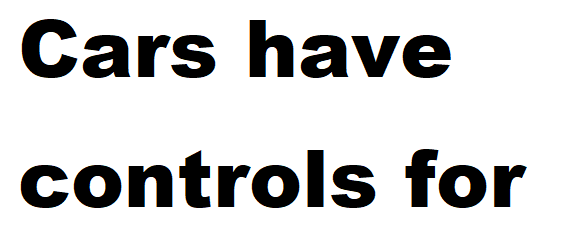
#> input picture Static/file4.png, 567 x 252 px
$ jupyter execute cropping.ipynb
#> lines starting #> are read from the running program, lines starting #| are printed output that depends on the picture; after the words box and inside, x2 and y2 are one past the last pixel; in counts of white or black regions, pixels touching at a corner belong together
[cell 1]
import numpy as np
import cv2
img = cv2.imread("Static/file4.png")
#> img is the input picture: shape (252, 567, 3); mean B, G, R 212.4, 212.5, 212.4
  # Read in the image and convert to grayscale
img = img[:-20, :-20]  # Perform pre-cropping
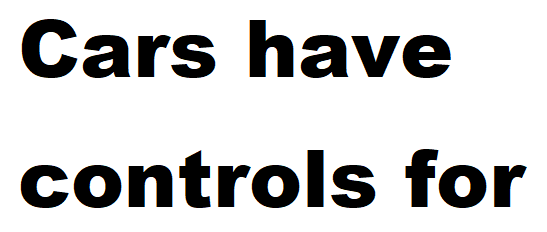
#> img: shape (232, 547, 3); mean B, G, R 207.1, 207.1, 207.1
gray = cv2.cvtColor(img, cv2.COLOR_BGR2GRAY)
gray = 255*(gray < 50).astype(np.uint8)  # To invert the text to white
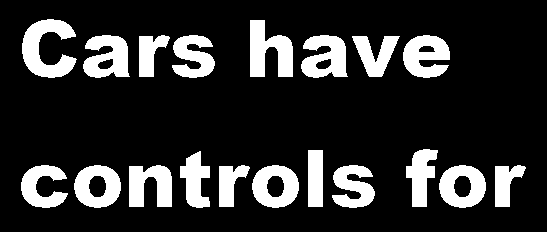
#> gray: shape (232, 547); 17.9% white; 19 white regions, largest, box (x1, y1, x2, y2) and area: (22, 19, 77, 78) 1754, (250, 20, 293, 77) 1587, (403, 35, 450, 78) 1397
gray = cv2.morphologyEx(gray, cv2.MORPH_OPEN, np.ones(
    (2, 2), dtype=np.uint8))  # Perform noise filtering
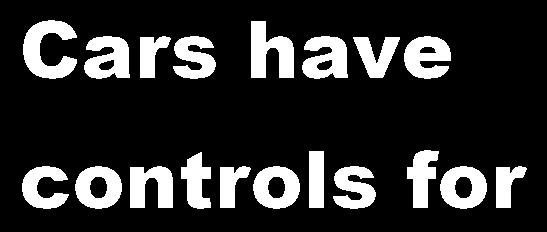
#> gray: shape (232, 547); 17.9% white; 19 white regions, largest, box (x1, y1, x2, y2) and area: (23, 20, 77, 79) 1751, (251, 21, 294, 78) 1587, (404, 36, 451, 79) 1396
coords = cv2.findNonZero(gray)  # Find all non-zero points (text)
#> coords = contour of 22705 points, box (x1, y1, x2, y2) (22, 20, 527, 209), area 10894
x, y, w, h = cv2.boundingRect(coords)  # Find minimum spanning bounding box
#> x = 22; y = 20; w = 505; h = 189
# Crop the image - note we do this on the original image
rect = img[y:y+h, x:x+w]
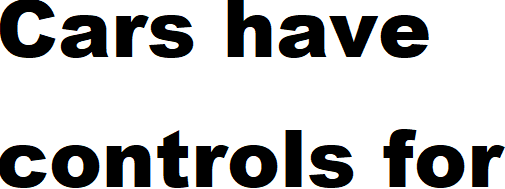
#> rect: shape (189, 505, 3); mean B, G, R 191.4, 191.4, 191.4
cv2.imshow("Cropped", rect)  # Show it
cv2.waitKey(0)
cv2.destroyAllWindows()

[cell 2]
rect.shape
#> Out = (189, 505, 3)

[cell 3]
import cv2
import numpy as np

# Load image, grayscale, Gaussian blur, Otsu's threshold
image = cv2.imread('Static/file.png')
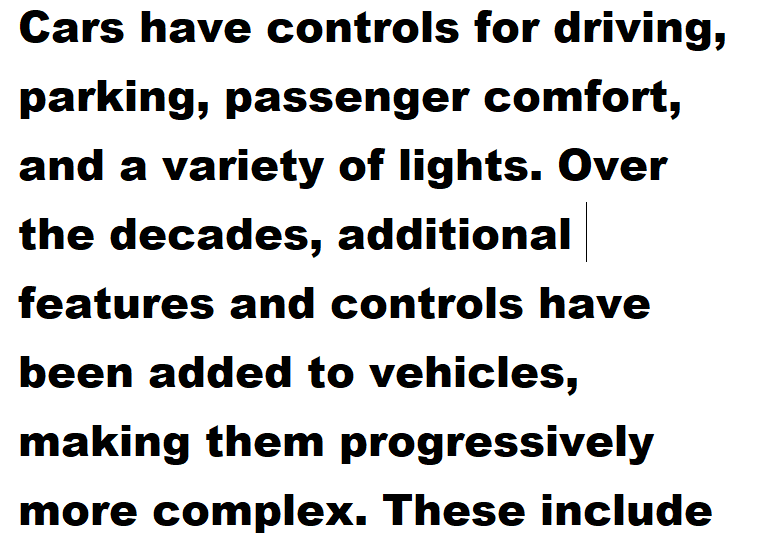
#> input picture Static/file.png, 766 x 542 px
#> image is the input picture: shape (542, 766, 3); mean B, G, R 210.5, 210.5, 210.5
original = image.copy()
gray = cv2.cvtColor(image, cv2.COLOR_BGR2GRAY)
#> gray: shape (542, 766)
blur = cv2.GaussianBlur(gray, (3, 3), 0)
thresh = cv2.threshold(blur, 0, 255, cv2.THRESH_BINARY_INV + cv2.THRESH_OTSU)[1]
#> thresh: shape (542, 766); 17.4% white; 198 white regions, largest, box (x1, y1, x2, y2) and area: (559, 148, 591, 181) 671, (544, 88, 582, 111) 643, (21, 433, 59, 456) 643

# Remove horizontal lines
horizontal_kernel = cv2.getStructuringElement(cv2.MORPH_RECT, (25,1))
detected_lines = cv2.morphologyEx(thresh, cv2.MORPH_OPEN, horizontal_kernel, iterations=1)
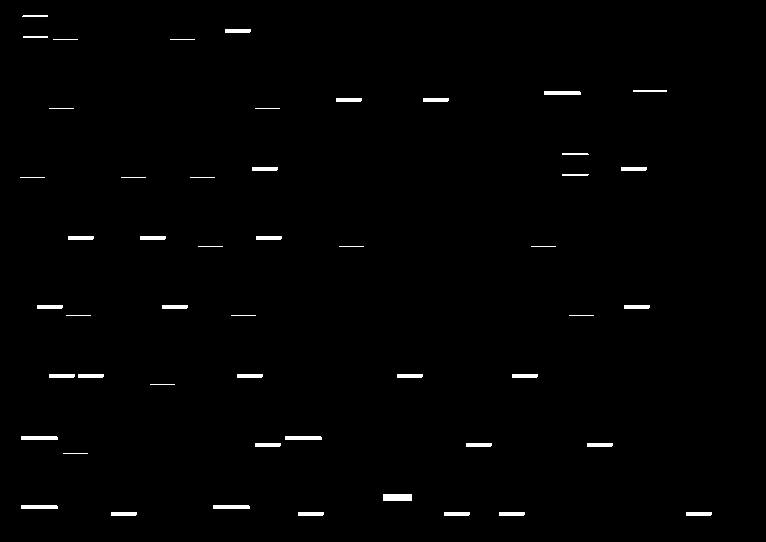
#> detected_lines: shape (542, 766); 0.98% white; 50 white regions
cnts = cv2.findContours(detected_lines, cv2.RETR_EXTERNAL, cv2.CHAIN_APPROX_SIMPLE)
#> cnts = 50 contours, 15 with area under 20; largest, box (x1, y1, x2, y2) and area: (383, 494, 412, 501) 168, (213, 505, 250, 509) 108, (21, 505, 58, 509) 108, (285, 436, 322, 440) 108, (21, 436, 58, 440) 108
cnts = cnts[0] if len(cnts) == 2 else cnts[1]
for c in cnts:
    cv2.drawContours(thresh, [c], -1, 0, -1)
#> this loop made 50 passes
#> c on passes 8, 9, 15, 21, 22, 23, 27, 28, 29, 33, 34, 35: [[383, 494], [383, 500], [411, 500], [411, 494]], [[63, 453], [87, 453]], [[150, 384], [174, 384]], [[569, 315], [593, 315]], [[231, 315], [255, 315]], [[66, 315], [90, 315]], [[531, 246], [555, 246]], [[339, 246], [363, 246]], [[198, 246], [222, 246]], [[190, 177], [214, 177]], [[121, 177], [145, 177]], [[20, 177], [44, 177]]
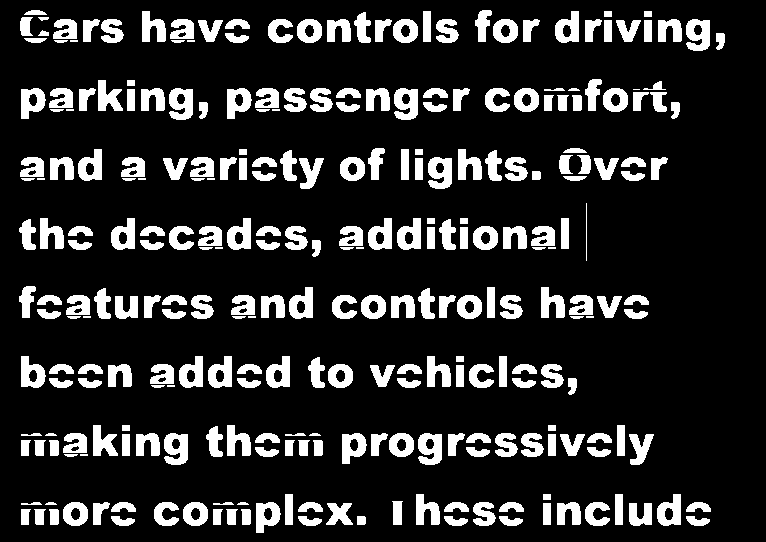
#> thresh: shape (542, 766); 16.4% white; 282 white regions (16 under 20 px), largest, box (x1, y1, x2, y2) and area: (686, 19, 710, 51) 579, (169, 88, 193, 120) 579, (394, 88, 418, 120) 579

# Dilate to merge into a single contour
vertical_kernel = cv2.getStructuringElement(cv2.MORPH_RECT, (2,30))
#> vertical_kernel = 30 pairs, first value 1 to 1, second value 1 to 1
dilate = cv2.dilate(thresh, vertical_kernel, iterations=3)
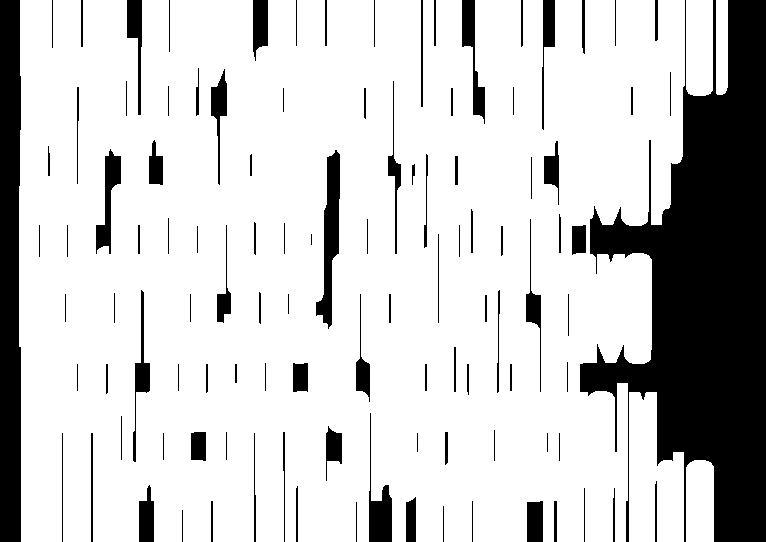
#> dilate: shape (542, 766); 79.9% white; 108 black regions (3 under 20 px)

# Find contours, sort for largest contour and extract ROI
cnts, _ = cv2.findContours(dilate, cv2.RETR_EXTERNAL, cv2.CHAIN_APPROX_SIMPLE)[-2:]
#> cnts = 5 contours; box (x1, y1, x2, y2) and area: (19, 0, 685, 542) 328254, (629, 392, 684, 542) 6060, (686, 0, 713, 96) 2441, (686, 460, 714, 542) 2146, (716, 0, 728, 95) 1020
cnts = sorted(cnts, key=cv2.contourArea, reverse=True)[:-1]
#> cnts = 4 contours; box (x1, y1, x2, y2) and area: (19, 0, 685, 542) 328254, (629, 392, 684, 542) 6060, (686, 0, 713, 96) 2441, (686, 460, 714, 542) 2146
for c in cnts:
    x,y,w,h = cv2.boundingRect(c)
    cv2.rectangle(image, (x, y), (x + w, y + h), (36,255,12), 4)
    ROI = original[y:y+h, x:x+w]
    break
#> this loop made 1 pass
#> (x, y, w, h) on pass 1: (19, 0, 666, 542)
#> pass 1, `ROI = original[y:y+h, x:x+w]`:
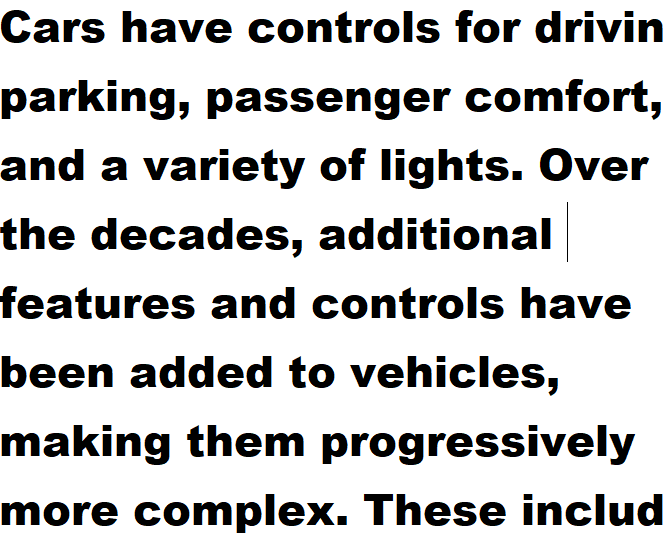
#> ROI: shape (542, 666, 3); mean B, G, R 204.6, 204.6, 204.6
#> after the loop:
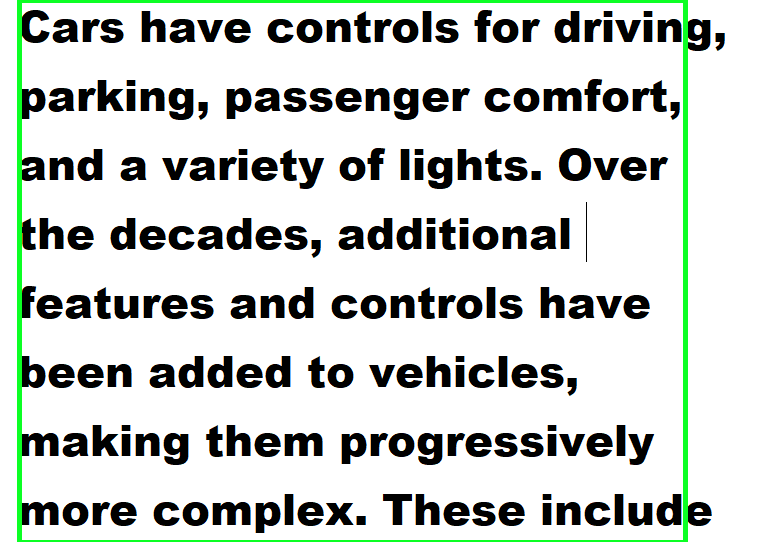
#> image: shape (542, 766, 3); 2.1% of pixels changed, all inside (x1, y1, x2, y2) = (17, 0, 688, 542)

cv2.imshow('image', image)
cv2.imshow('dilate', dilate)
cv2.imshow('thresh', thresh)
cv2.imshow('ROI', ROI)
cv2.waitKey()
#> Out = 27
